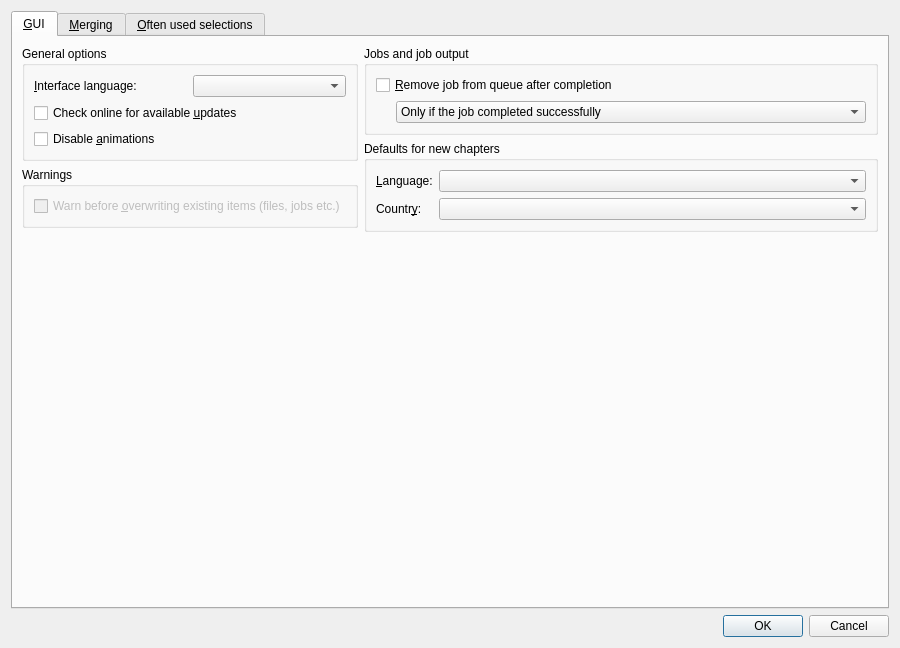
<?xml version="1.0" encoding="UTF-8"?>
<ui version="4.0">
 <class>mtx::gui::PreferencesDialog</class>
 <widget class="QDialog" name="mtx::gui::PreferencesDialog">
  <property name="geometry">
   <rect>
    <x>0</x>
    <y>0</y>
    <width>900</width>
    <height>648</height>
   </rect>
  </property>
  <property name="windowTitle">
   <string>MKVToolNix GUI preferences</string>
  </property>
  <layout class="QVBoxLayout" name="verticalLayout_16">
   <item>
    <widget class="QTabWidget" name="tabs">
     <property name="currentIndex">
      <number>0</number>
     </property>
     <widget class="QWidget" name="guiTab">
      <attribute name="title">
       <string>&amp;GUI</string>
      </attribute>
      <layout class="QHBoxLayout" name="horizontalLayout_4">
       <item>
        <layout class="QVBoxLayout" name="verticalLayout_10">
         <item>
          <widget class="QGroupBox" name="groupBox">
           <property name="title">
            <string>General options</string>
           </property>
           <layout class="QVBoxLayout" name="verticalLayout">
            <item>
             <layout class="QHBoxLayout" name="horizontalLayout">
              <item>
               <widget class="QLabel" name="label_3">
                <property name="text">
                 <string>&amp;Interface language:</string>
                </property>
                <property name="buddy">
                 <cstring>cbGuiInterfaceLanguage</cstring>
                </property>
               </widget>
              </item>
              <item>
               <widget class="QComboBox" name="cbGuiInterfaceLanguage"/>
              </item>
             </layout>
            </item>
            <item>
             <widget class="QCheckBox" name="cbGuiCheckForUpdates">
              <property name="text">
               <string>Check online for available &amp;updates</string>
              </property>
             </widget>
            </item>
            <item>
             <widget class="QCheckBox" name="cbGuiDisableAnimations">
              <property name="text">
               <string>Disable &amp;animations</string>
              </property>
             </widget>
            </item>
           </layout>
          </widget>
         </item>
         <item>
          <widget class="QGroupBox" name="groupBox_6">
           <property name="title">
            <string>Warnings</string>
           </property>
           <layout class="QVBoxLayout" name="verticalLayout_3">
            <item>
             <widget class="QCheckBox" name="cbGuiWarnBeforeOverwriting">
              <property name="enabled">
               <bool>false</bool>
              </property>
              <property name="text">
               <string>Warn before &amp;overwriting existing items (files, jobs etc.)</string>
              </property>
             </widget>
            </item>
           </layout>
          </widget>
         </item>
         <item>
          <spacer name="verticalSpacer_2">
           <property name="orientation">
            <enum>Qt::Vertical</enum>
           </property>
           <property name="sizeHint" stdset="0">
            <size>
             <width>20</width>
             <height>0</height>
            </size>
           </property>
          </spacer>
         </item>
        </layout>
       </item>
       <item>
        <layout class="QVBoxLayout" name="verticalLayout_11">
         <item>
          <widget class="QGroupBox" name="groupBox_4">
           <property name="title">
            <string>Jobs and job output</string>
           </property>
           <layout class="QVBoxLayout" name="verticalLayout_2">
            <item>
             <widget class="QCheckBox" name="cbGuiRemoveJobs">
              <property name="text">
               <string>&amp;Remove job from queue after completion</string>
              </property>
             </widget>
            </item>
            <item>
             <layout class="QHBoxLayout" name="horizontalLayout_3">
              <item>
               <spacer name="horizontalSpacer_2">
                <property name="orientation">
                 <enum>Qt::Horizontal</enum>
                </property>
                <property name="sizeType">
                 <enum>QSizePolicy::Fixed</enum>
                </property>
                <property name="sizeHint" stdset="0">
                 <size>
                  <width>20</width>
                  <height>20</height>
                 </size>
                </property>
               </spacer>
              </item>
              <item>
               <widget class="QComboBox" name="cbGuiJobRemovalPolicy">
                <item>
                 <property name="text">
                  <string>Only if the job completed successfully</string>
                 </property>
                </item>
                <item>
                 <property name="text">
                  <string>Even if there were warnings</string>
                 </property>
                </item>
                <item>
                 <property name="text">
                  <string>Always remove the job afterwards</string>
                 </property>
                </item>
               </widget>
              </item>
             </layout>
            </item>
           </layout>
          </widget>
         </item>
         <item>
          <widget class="QGroupBox" name="groupBox_8">
           <property name="sizePolicy">
            <sizepolicy hsizetype="Expanding" vsizetype="Preferred">
             <horstretch>0</horstretch>
             <verstretch>0</verstretch>
            </sizepolicy>
           </property>
           <property name="title">
            <string>Defaults for new chapters</string>
           </property>
           <layout class="QVBoxLayout" name="verticalLayout_17">
            <item>
             <layout class="QGridLayout" name="gridLayout_3">
              <item row="0" column="0">
               <widget class="QLabel" name="label_10">
                <property name="text">
                 <string>&amp;Language:</string>
                </property>
                <property name="buddy">
                 <cstring>cbCEDefaultLanguage</cstring>
                </property>
               </widget>
              </item>
              <item row="0" column="1">
               <widget class="QComboBox" name="cbCEDefaultLanguage">
                <property name="sizePolicy">
                 <sizepolicy hsizetype="Expanding" vsizetype="Fixed">
                  <horstretch>0</horstretch>
                  <verstretch>0</verstretch>
                 </sizepolicy>
                </property>
               </widget>
              </item>
              <item row="1" column="0">
               <widget class="QLabel" name="label_11">
                <property name="text">
                 <string>Countr&amp;y:</string>
                </property>
                <property name="buddy">
                 <cstring>cbCEDefaultCountry</cstring>
                </property>
               </widget>
              </item>
              <item row="1" column="1">
               <widget class="QComboBox" name="cbCEDefaultCountry">
                <property name="sizePolicy">
                 <sizepolicy hsizetype="Expanding" vsizetype="Fixed">
                  <horstretch>0</horstretch>
                  <verstretch>0</verstretch>
                 </sizepolicy>
                </property>
               </widget>
              </item>
             </layout>
            </item>
           </layout>
          </widget>
         </item>
         <item>
          <spacer name="verticalSpacer_4">
           <property name="orientation">
            <enum>Qt::Vertical</enum>
           </property>
           <property name="sizeHint" stdset="0">
            <size>
             <width>20</width>
             <height>0</height>
            </size>
           </property>
          </spacer>
         </item>
        </layout>
       </item>
      </layout>
     </widget>
     <widget class="QWidget" name="mergeTab">
      <attribute name="title">
       <string>&amp;Merging</string>
      </attribute>
      <layout class="QVBoxLayout" name="verticalLayout_12">
       <property name="leftMargin">
        <number>0</number>
       </property>
       <property name="topMargin">
        <number>0</number>
       </property>
       <property name="rightMargin">
        <number>0</number>
       </property>
       <property name="bottomMargin">
        <number>0</number>
       </property>
       <item>
        <widget class="QScrollArea" name="mergeScrollArea">
         <property name="frameShape">
          <enum>QFrame::NoFrame</enum>
         </property>
         <property name="frameShadow">
          <enum>QFrame::Plain</enum>
         </property>
         <property name="widgetResizable">
          <bool>true</bool>
         </property>
         <widget class="QWidget" name="scrollAreaWidgetContents">
          <property name="geometry">
           <rect>
            <x>0</x>
            <y>0</y>
            <width>860</width>
            <height>661</height>
           </rect>
          </property>
          <layout class="QVBoxLayout" name="verticalLayout_14">
           <item>
            <layout class="QHBoxLayout" name="horizontalLayout_2">
             <item>
              <layout class="QVBoxLayout" name="verticalLayout_9">
               <item>
                <layout class="QVBoxLayout" name="verticalLayout_6">
                 <item>
                  <widget class="QGroupBox" name="groupBox_3">
                   <property name="title">
                    <string>General options</string>
                   </property>
                   <layout class="QVBoxLayout" name="verticalLayout_4">
                    <item>
                     <widget class="QCheckBox" name="cbMAutoSetFileTitle">
                      <property name="text">
                       <string>Automatically set the file &amp;title from source files</string>
                      </property>
                     </widget>
                    </item>
                    <item>
                     <widget class="QCheckBox" name="cbMSetAudioDelayFromFileName">
                      <property name="text">
                       <string>Automatically set track &amp;delays from source file name</string>
                      </property>
                     </widget>
                    </item>
                    <item>
                     <widget class="QCheckBox" name="cbMDisableCompressionForAllTrackTypes">
                      <property name="text">
                       <string>Disable additi&amp;onal lossless compression for all track types</string>
                      </property>
                     </widget>
                    </item>
                    <item>
                     <layout class="QGridLayout" name="gridLayout_2">
                      <item row="1" column="1">
                       <widget class="QComboBox" name="cbMDefaultSubtitleCharset"/>
                      </item>
                      <item row="0" column="1">
                       <widget class="QComboBox" name="cbMDefaultTrackLanguage"/>
                      </item>
                      <item row="1" column="0">
                       <widget class="QLabel" name="label_4">
                        <property name="text">
                         <string>Default &amp;subtitle charset to set:</string>
                        </property>
                        <property name="buddy">
                         <cstring>cbMDefaultSubtitleCharset</cstring>
                        </property>
                       </widget>
                      </item>
                      <item row="2" column="0">
                       <widget class="QLabel" name="label_5">
                        <property name="text">
                         <string>Process &amp;priority:</string>
                        </property>
                        <property name="buddy">
                         <cstring>cbMProcessPriority</cstring>
                        </property>
                       </widget>
                      </item>
                      <item row="2" column="1">
                       <widget class="QComboBox" name="cbMProcessPriority"/>
                      </item>
                      <item row="0" column="0">
                       <widget class="QLabel" name="label_12">
                        <property name="text">
                         <string>Default track &amp;language to set:</string>
                        </property>
                        <property name="buddy">
                         <cstring>cbMDefaultTrackLanguage</cstring>
                        </property>
                       </widget>
                      </item>
                      <item row="3" column="0">
                       <widget class="QLabel" name="label_15">
                        <property name="text">
                         <string>Default add&amp;itional command line options:</string>
                        </property>
                        <property name="wordWrap">
                         <bool>true</bool>
                        </property>
                        <property name="buddy">
                         <cstring>leMDefaultAdditionalCommandLineOptions</cstring>
                        </property>
                       </widget>
                      </item>
                      <item row="3" column="1">
                       <layout class="QHBoxLayout" name="horizontalLayout_9">
                        <item>
                         <widget class="QLineEdit" name="leMDefaultAdditionalCommandLineOptions"/>
                        </item>
                        <item>
                         <widget class="QPushButton" name="pbMEditDefaultAdditionalCommandLineOptions">
                          <property name="text">
                           <string/>
                          </property>
                          <property name="icon">
                           <iconset resource="../../qt_resources.qrc">
                            <normaloff>:/icons/16x16/view-choose.png</normaloff>:/icons/16x16/view-choose.png</iconset>
                          </property>
                         </widget>
                        </item>
                       </layout>
                      </item>
                     </layout>
                    </item>
                   </layout>
                  </widget>
                 </item>
                 <item>
                  <widget class="QGroupBox" name="groupBox_2">
                   <property name="title">
                    <string>Scanning playlists</string>
                   </property>
                   <layout class="QGridLayout" name="gridLayout">
                    <item row="0" column="0">
                     <widget class="QLabel" name="label">
                      <property name="text">
                       <string>S&amp;can directory for other playlists:</string>
                      </property>
                      <property name="buddy">
                       <cstring>cbMScanPlaylistsPolicy</cstring>
                      </property>
                     </widget>
                    </item>
                    <item row="0" column="1">
                     <widget class="QComboBox" name="cbMScanPlaylistsPolicy">
                      <property name="minimumSize">
                       <size>
                        <width>100</width>
                        <height>0</height>
                       </size>
                      </property>
                      <item>
                       <property name="text">
                        <string>Always ask the user</string>
                       </property>
                      </item>
                      <item>
                       <property name="text">
                        <string>Always scan for other playlists</string>
                       </property>
                      </item>
                      <item>
                       <property name="text">
                        <string>Never scan for other playlists</string>
                       </property>
                      </item>
                     </widget>
                    </item>
                    <item row="1" column="0">
                     <widget class="QLabel" name="label_2">
                      <property name="text">
                       <string>Mi&amp;nimum playlist duration:</string>
                      </property>
                      <property name="buddy">
                       <cstring>sbMMinPlaylistDuration</cstring>
                      </property>
                     </widget>
                    </item>
                    <item row="1" column="1">
                     <widget class="QSpinBox" name="sbMMinPlaylistDuration">
                      <property name="suffix">
                       <string> seconds</string>
                      </property>
                      <property name="maximum">
                       <number>99999</number>
                      </property>
                      <property name="singleStep">
                       <number>10</number>
                      </property>
                     </widget>
                    </item>
                   </layout>
                  </widget>
                 </item>
                </layout>
               </item>
               <item>
                <spacer name="verticalSpacer">
                 <property name="orientation">
                  <enum>Qt::Vertical</enum>
                 </property>
                 <property name="sizeHint" stdset="0">
                  <size>
                   <width>20</width>
                   <height>0</height>
                  </size>
                 </property>
                </spacer>
               </item>
              </layout>
             </item>
             <item>
              <layout class="QVBoxLayout" name="verticalLayout_7">
               <item>
                <widget class="QGroupBox" name="groupBox_5">
                 <property name="title">
                  <string>Output file name</string>
                 </property>
                 <layout class="QVBoxLayout" name="verticalLayout_5">
                  <item>
                   <widget class="QCheckBox" name="cbMAutoSetOutputFileName">
                    <property name="text">
                     <string>&amp;Automatically set the output file name</string>
                    </property>
                   </widget>
                  </item>
                  <item>
                   <widget class="QRadioButton" name="rbMAutoSetSameDirectory">
                    <property name="text">
                     <string>Sa&amp;me directory as the first input file</string>
                    </property>
                   </widget>
                  </item>
                  <item>
                   <widget class="QRadioButton" name="rbMAutoSetParentDirectory">
                    <property name="text">
                     <string>Pa&amp;rent directory of the first input file</string>
                    </property>
                   </widget>
                  </item>
                  <item>
                   <widget class="QRadioButton" name="rbMAutoSetPreviousDirectory">
                    <property name="text">
                     <string>Pre&amp;viously used output directory</string>
                    </property>
                   </widget>
                  </item>
                  <item>
                   <widget class="QRadioButton" name="rbMAutoSetFixedDirectory">
                    <property name="text">
                     <string>Use fi&amp;xed directory:</string>
                    </property>
                   </widget>
                  </item>
                  <item>
                   <layout class="QHBoxLayout" name="horizontalLayout_5">
                    <item>
                     <spacer name="horizontalSpacer_3">
                      <property name="orientation">
                       <enum>Qt::Horizontal</enum>
                      </property>
                      <property name="sizeType">
                       <enum>QSizePolicy::Fixed</enum>
                      </property>
                      <property name="sizeHint" stdset="0">
                       <size>
                        <width>20</width>
                        <height>20</height>
                       </size>
                      </property>
                     </spacer>
                    </item>
                    <item>
                     <widget class="QLineEdit" name="leMAutoSetFixedDirectory"/>
                    </item>
                    <item>
                     <widget class="QPushButton" name="pbMBrowseAutoSetFixedDirectory">
                      <property name="text">
                       <string/>
                      </property>
                      <property name="icon">
                       <iconset resource="../../qt_resources.qrc">
                        <normaloff>:/icons/16x16/document-open-folder.png</normaloff>:/icons/16x16/document-open-folder.png</iconset>
                      </property>
                     </widget>
                    </item>
                   </layout>
                  </item>
                  <item>
                   <widget class="QCheckBox" name="cbMUniqueOutputFileNames">
                    <property name="text">
                     <string>Ensure the file name is uni&amp;que</string>
                    </property>
                   </widget>
                  </item>
                 </layout>
                </widget>
               </item>
               <item>
                <spacer name="verticalSpacer_3">
                 <property name="orientation">
                  <enum>Qt::Vertical</enum>
                 </property>
                 <property name="sizeHint" stdset="0">
                  <size>
                   <width>20</width>
                   <height>0</height>
                  </size>
                 </property>
                </spacer>
               </item>
              </layout>
             </item>
            </layout>
           </item>
           <item>
            <widget class="QGroupBox" name="groupBox_7">
             <property name="title">
              <string>Enable muxing of tracks by their language</string>
             </property>
             <layout class="QVBoxLayout" name="verticalLayout_13">
              <item>
               <widget class="QCheckBox" name="cbMEnableMuxingTracksByLanguage">
                <property name="text">
                 <string>Only enable muxing of tracks with specific languages by default</string>
                </property>
               </widget>
              </item>
              <item>
               <layout class="QHBoxLayout" name="horizontalLayout_6">
                <item>
                 <widget class="QLabel" name="lMEnableMuxingAllTracksOfType">
                  <property name="text">
                   <string>Always enable muxing for all tracks of the following types regardless of their language:</string>
                  </property>
                 </widget>
                </item>
                <item>
                 <widget class="QCheckBox" name="cbMEnableMuxingAllVideoTracks">
                  <property name="text">
                   <string>Video</string>
                  </property>
                 </widget>
                </item>
                <item>
                 <widget class="QCheckBox" name="cbMEnableMuxingAllAudioTracks">
                  <property name="text">
                   <string>Audio</string>
                  </property>
                 </widget>
                </item>
                <item>
                 <widget class="QCheckBox" name="cbMEnableMuxingAllSubtitleTracks">
                  <property name="text">
                   <string>Subtitles</string>
                  </property>
                 </widget>
                </item>
                <item>
                 <spacer name="horizontalSpacer">
                  <property name="orientation">
                   <enum>Qt::Horizontal</enum>
                  </property>
                  <property name="sizeHint" stdset="0">
                   <size>
                    <width>40</width>
                    <height>20</height>
                   </size>
                  </property>
                 </spacer>
                </item>
               </layout>
              </item>
              <item>
               <widget class="mtx::gui::Util::SideBySideMultiSelect" name="tbMEnableMuxingTracksByLanguage" native="true">
                <property name="minimumSize">
                 <size>
                  <width>0</width>
                  <height>150</height>
                 </size>
                </property>
               </widget>
              </item>
             </layout>
            </widget>
           </item>
          </layout>
         </widget>
        </widget>
       </item>
      </layout>
     </widget>
     <widget class="QWidget" name="oftenUsedSelectionsTab">
      <attribute name="title">
       <string>&amp;Often used selections</string>
      </attribute>
      <layout class="QVBoxLayout" name="verticalLayout_8">
       <item>
        <widget class="QTabWidget" name="tbOftenUsedXYZ">
         <property name="currentIndex">
          <number>0</number>
         </property>
         <widget class="mtx::gui::Util::SideBySideMultiSelect" name="tbOftenUsedLanguages">
          <attribute name="title">
           <string>&amp;Languages</string>
          </attribute>
         </widget>
         <widget class="mtx::gui::Util::SideBySideMultiSelect" name="tbOftenUsedCountries">
          <attribute name="title">
           <string>C&amp;ountries</string>
          </attribute>
         </widget>
         <widget class="mtx::gui::Util::SideBySideMultiSelect" name="tbOftenUsedCharacterSets">
          <attribute name="title">
           <string>&amp;Character sets</string>
          </attribute>
         </widget>
        </widget>
       </item>
      </layout>
     </widget>
    </widget>
   </item>
   <item>
    <widget class="QDialogButtonBox" name="buttons">
     <property name="orientation">
      <enum>Qt::Horizontal</enum>
     </property>
     <property name="standardButtons">
      <set>QDialogButtonBox::Cancel|QDialogButtonBox::Ok</set>
     </property>
    </widget>
   </item>
  </layout>
 </widget>
 <customwidgets>
  <customwidget>
   <class>mtx::gui::Util::SideBySideMultiSelect</class>
   <extends>QWidget</extends>
   <header>mkvtoolnix-gui/util/side_by_side_multi_select.h</header>
   <container>1</container>
  </customwidget>
 </customwidgets>
 <tabstops>
  <tabstop>tabs</tabstop>
  <tabstop>cbGuiInterfaceLanguage</tabstop>
  <tabstop>cbGuiCheckForUpdates</tabstop>
  <tabstop>cbGuiDisableAnimations</tabstop>
  <tabstop>cbGuiWarnBeforeOverwriting</tabstop>
  <tabstop>cbGuiRemoveJobs</tabstop>
  <tabstop>cbGuiJobRemovalPolicy</tabstop>
  <tabstop>cbCEDefaultLanguage</tabstop>
  <tabstop>cbCEDefaultCountry</tabstop>
  <tabstop>cbMAutoSetFileTitle</tabstop>
  <tabstop>cbMSetAudioDelayFromFileName</tabstop>
  <tabstop>cbMDisableCompressionForAllTrackTypes</tabstop>
  <tabstop>cbMDefaultTrackLanguage</tabstop>
  <tabstop>cbMDefaultSubtitleCharset</tabstop>
  <tabstop>cbMProcessPriority</tabstop>
  <tabstop>leMDefaultAdditionalCommandLineOptions</tabstop>
  <tabstop>pbMEditDefaultAdditionalCommandLineOptions</tabstop>
  <tabstop>cbMScanPlaylistsPolicy</tabstop>
  <tabstop>sbMMinPlaylistDuration</tabstop>
  <tabstop>cbMAutoSetOutputFileName</tabstop>
  <tabstop>rbMAutoSetSameDirectory</tabstop>
  <tabstop>rbMAutoSetParentDirectory</tabstop>
  <tabstop>rbMAutoSetPreviousDirectory</tabstop>
  <tabstop>rbMAutoSetFixedDirectory</tabstop>
  <tabstop>leMAutoSetFixedDirectory</tabstop>
  <tabstop>pbMBrowseAutoSetFixedDirectory</tabstop>
  <tabstop>cbMUniqueOutputFileNames</tabstop>
  <tabstop>tbOftenUsedXYZ</tabstop>
 </tabstops>
 <resources>
  <include location="../../qt_resources.qrc"/>
 </resources>
 <connections/>
 <slots>
  <slot>addCommonLanguages()</slot>
  <slot>removeCommonLanguages()</slot>
  <slot>addCommonCountries()</slot>
  <slot>removeCommonCountries()</slot>
  <slot>enableOutputFileNameControls()</slot>
 </slots>
</ui>
